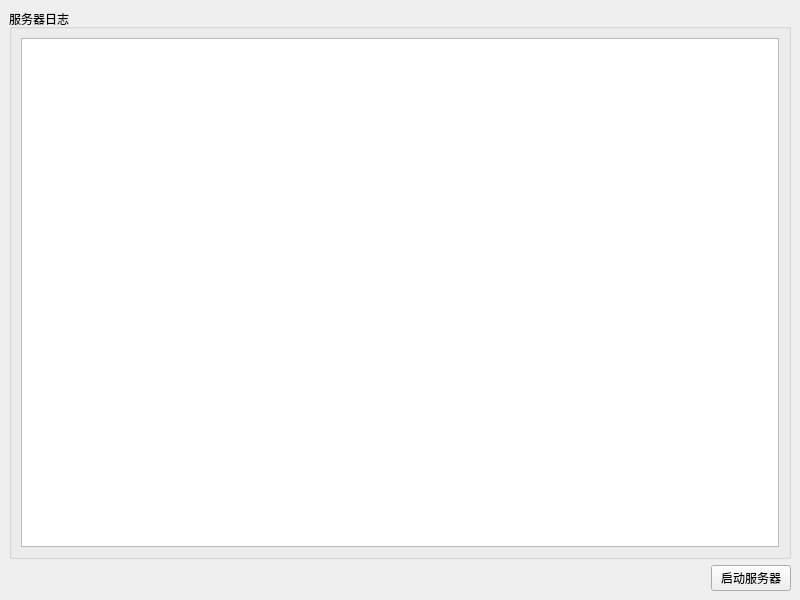
<?xml version="1.0" encoding="UTF-8"?>
<ui version="4.0">
 <class>MainWindow</class>
 <widget class="QMainWindow" name="MainWindow">
  <property name="geometry">
   <rect>
    <x>0</x>
    <y>0</y>
    <width>800</width>
    <height>600</height>
   </rect>
  </property>
  <property name="windowTitle">
   <string>聊天室客户端</string>
  </property>
  <widget class="QWidget" name="centralwidget">
   <layout class="QVBoxLayout" name="verticalLayout_2">
    <item>
     <widget class="QGroupBox" name="groupBox">
      <property name="title">
       <string>服务器日志</string>
      </property>
      <layout class="QVBoxLayout" name="verticalLayout">
       <item>
        <widget class="QPlainTextEdit" name="logEditor"/>
       </item>
      </layout>
     </widget>
    </item>
    <item>
     <layout class="QHBoxLayout" name="horizontalLayout">
      <item>
       <spacer name="horizontalSpacer">
        <property name="orientation">
         <enum>Qt::Horizontal</enum>
        </property>
        <property name="sizeHint" stdset="0">
         <size>
          <width>40</width>
          <height>20</height>
         </size>
        </property>
       </spacer>
      </item>
      <item>
       <widget class="QPushButton" name="btStartStop">
        <property name="text">
         <string>启动服务器</string>
        </property>
       </widget>
      </item>
     </layout>
    </item>
   </layout>
  </widget>
 </widget>
 <resources/>
 <connections/>
</ui>
